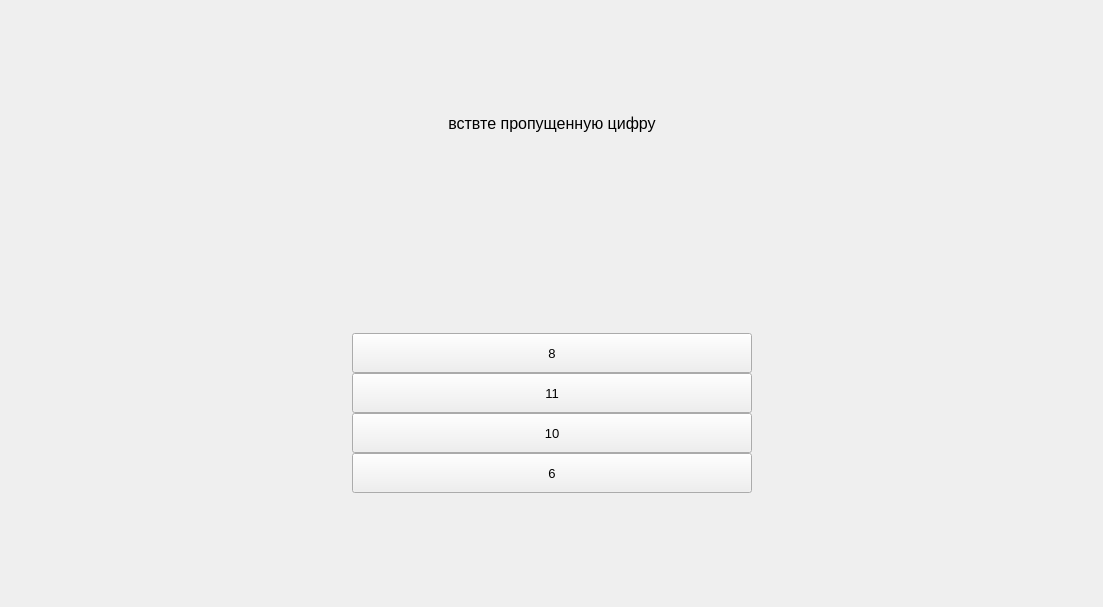
      <widget class="QWidget" name="page_18">
       <layout class="QGridLayout" name="gridLayout_35">
        <item row="0" column="0">
         <widget class="QWidget" name="widget_18" native="true">
          <layout class="QGridLayout" name="gridLayout_36">
           <property name="leftMargin">
            <number>0</number>
           </property>
           <property name="topMargin">
            <number>0</number>
           </property>
           <property name="rightMargin">
            <number>0</number>
           </property>
           <property name="bottomMargin">
            <number>0</number>
           </property>
           <property name="spacing">
            <number>0</number>
           </property>
           <item row="0" column="1">
            <spacer name="verticalSpacer_44">
             <property name="orientation">
              <enum>Qt::Vertical</enum>
             </property>
             <property name="sizeHint" stdset="0">
              <size>
               <width>20</width>
               <height>103</height>
              </size>
             </property>
            </spacer>
           </item>
           <item row="1" column="1" colspan="2">
            <widget class="QLabel" name="label_30">
             <property name="font">
              <font>
               <pointsize>12</pointsize>
              </font>
             </property>
             <property name="text">
              <string>вствте пропущенную цифру</string>
             </property>
             <property name="alignment">
              <set>Qt::AlignCenter</set>
             </property>
            </widget>
           </item>
           <item row="2" column="0">
            <spacer name="horizontalSpacer_35">
             <property name="orientation">
              <enum>Qt::Horizontal</enum>
             </property>
             <property name="sizeHint" stdset="0">
              <size>
               <width>341</width>
               <height>20</height>
              </size>
             </property>
            </spacer>
           </item>
           <item row="2" column="1" colspan="2">
            <widget class="QLabel" name="label_31">
             <property name="minimumSize">
              <size>
               <width>400</width>
               <height>200</height>
              </size>
             </property>
             <property name="styleSheet">
              <string notr="true">image: url(:/newPrefix12/Vopros-21.jpeg);</string>
             </property>
             <property name="text">
              <string/>
             </property>
            </widget>
           </item>
           <item row="2" column="3">
            <spacer name="horizontalSpacer_36">
             <property name="orientation">
              <enum>Qt::Horizontal</enum>
             </property>
             <property name="sizeHint" stdset="0">
              <size>
               <width>340</width>
               <height>20</height>
              </size>
             </property>
            </spacer>
           </item>
           <item row="3" column="1" colspan="2">
            <widget class="QPushButton" name="pushButton_61">
             <property name="minimumSize">
              <size>
               <width>0</width>
               <height>40</height>
              </size>
             </property>
             <property name="font">
              <font>
               <pointsize>10</pointsize>
              </font>
             </property>
             <property name="text">
              <string>8</string>
             </property>
            </widget>
           </item>
           <item row="4" column="1" colspan="2">
            <widget class="QPushButton" name="pushButton_62">
             <property name="minimumSize">
              <size>
               <width>0</width>
               <height>40</height>
              </size>
             </property>
             <property name="font">
              <font>
               <pointsize>10</pointsize>
              </font>
             </property>
             <property name="text">
              <string>11</string>
             </property>
            </widget>
           </item>
           <item row="5" column="1" colspan="2">
            <widget class="QPushButton" name="pushButton_63">
             <property name="minimumSize">
              <size>
               <width>0</width>
               <height>40</height>
              </size>
             </property>
             <property name="font">
              <font>
               <pointsize>10</pointsize>
              </font>
             </property>
             <property name="text">
              <string>10</string>
             </property>
            </widget>
           </item>
           <item row="6" column="1" colspan="2">
            <widget class="QPushButton" name="pushButton_64">
             <property name="minimumSize">
              <size>
               <width>0</width>
               <height>40</height>
              </size>
             </property>
             <property name="font">
              <font>
               <pointsize>10</pointsize>
              </font>
             </property>
             <property name="text">
              <string>6</string>
             </property>
            </widget>
           </item>
           <item row="7" column="2">
            <spacer name="verticalSpacer_43">
             <property name="orientation">
              <enum>Qt::Vertical</enum>
             </property>
             <property name="sizeHint" stdset="0">
              <size>
               <width>20</width>
               <height>103</height>
              </size>
             </property>
            </spacer>
           </item>
          </layout>
         </widget>
        </item>
       </layout>
      </widget>
